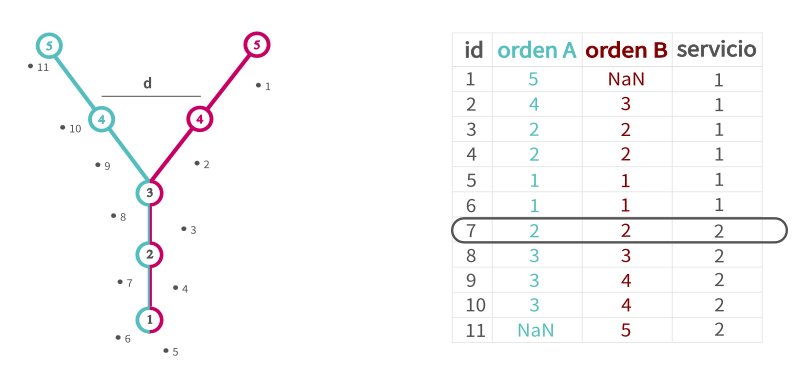
#> input picture _images/servicios_caso_ramal.png, 800 x 380 px
$ python -i ppt_utils.py   (imports and definitions only)   (older library calls are emulated)
#> lines starting #> are read from the running program, lines starting #| are printed output that depends on the picture
import os
from pptx import Presentation
from pptx.util import Inches, Pt
from pptx.enum.text import PP_ALIGN
from pptx.dml.color import RGBColor # ColorFormat,
from PIL import Image, ImageDraw


def crop_imagen(filePath, reduce=1, altura_max=0, ancho_max=0, save=True, crop_left = 0, crop_top = 0, crop_right = 0, crop_bottom = 0):

    # Trim all png images with white background in a folder
    # Usage "python PNGWhiteTrim.py ../someFolder padding"

#> called with filePath = '../../_images/servicios_caso_ramal.png', reduce = 1, altura_max = 0, ancho_max = 0, save = True, crop_left = 0, crop_top = 0, crop_right = 0
    image=Image.open(filePath)
#> image is the input picture: PIL image 800x380 RGBA; mean R, G, B, A 12.8, 12, 12.7, 12.6
    image.load()
    imageSize = image.size #tuple
#> imageSize = (800, 380)

    ## QUITA ESPACIOS EN BLANCO ALREDEDOR DE LA IMAGEN
    # remove alpha channel
    invert_im = image.convert("RGB")
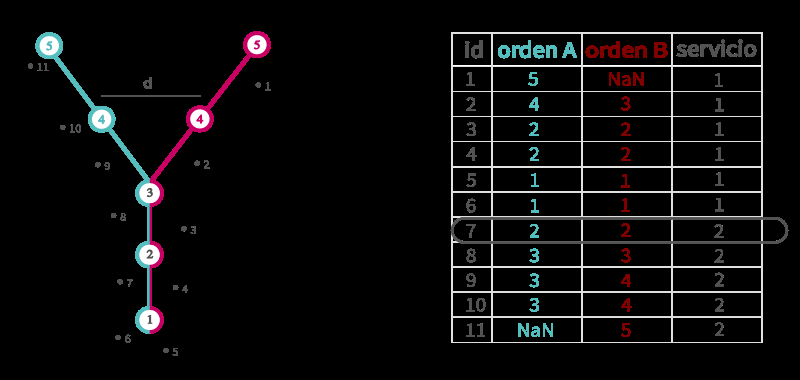
#> invert_im: PIL image 800x380 RGB; mean R, G, B 12.8, 12, 12.7
    # invert image (so that white is 0)
#> (the run stopped early here; a loop or call above may not have finished)

$ run again, on _images/servicios_caso_simple.png
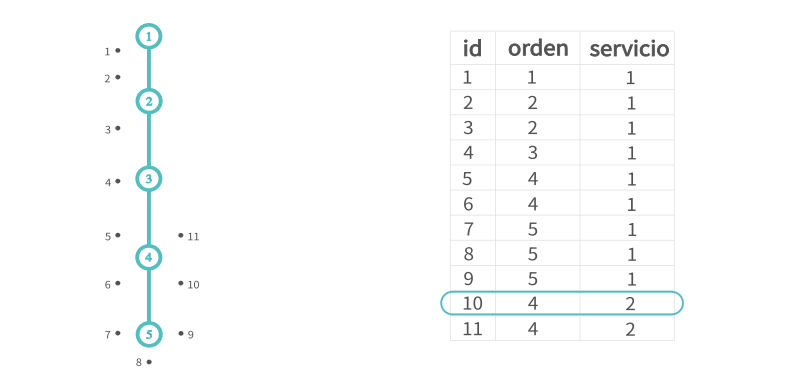
#> input picture _images/servicios_caso_simple.png, 800 x 380 px
#> in crop_imagen, image is the input picture: PIL image 800x380 RGBA; mean R, G, B, A 8.2, 9.6, 9.6, 8.5
#> in crop_imagen, `invert_im = image.convert("RGB")`:
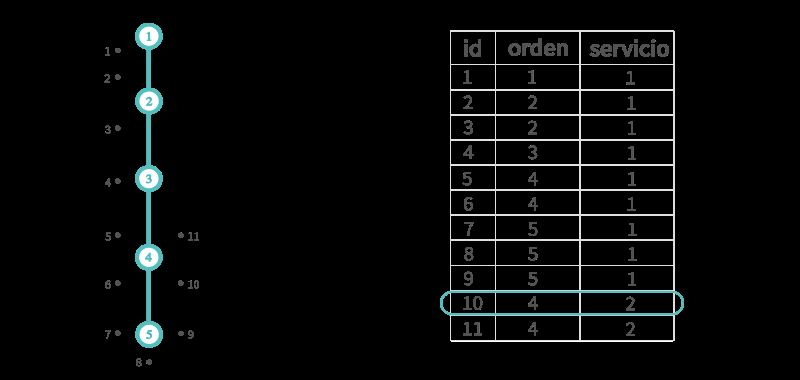
#> invert_im: PIL image 800x380 RGB; mean R, G, B 8.2, 9.6, 9.6
